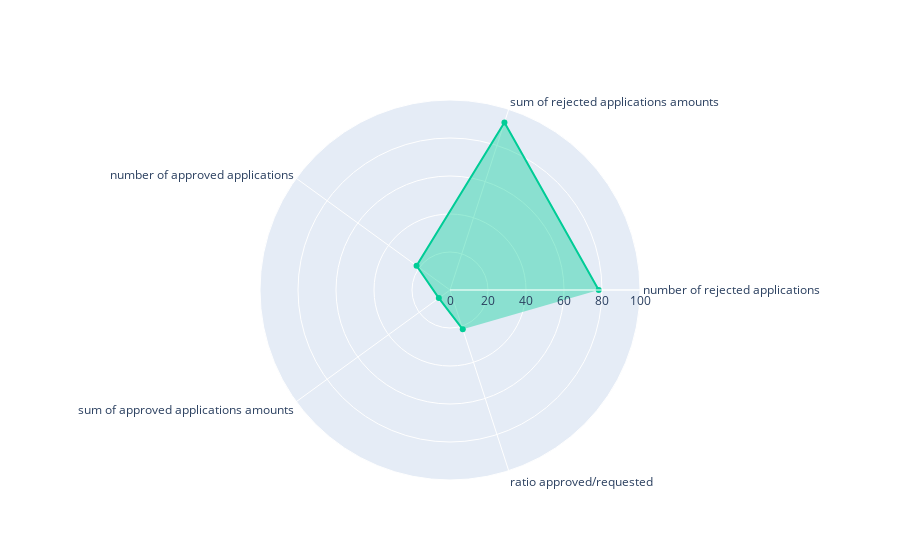

Notebook code cell kept with this figure:
### Markdown cell above
### 4.4 Visualize Multiple Business KPIs
We use a radar (named too as Kiviat diagram or spyder) to represent the relative performances of the decision set.

### Code cell
fig = go.Figure()

#radar dimension normalization 
radar_max_value = 100

values = np.array([[datasink.query(select_rejected_decision).shape[0], 
                    datasink.query(select_rejected_decision)[get_decision_amount].sum(), 
                    datasink.query(select_approved_decision).shape[0], 
                    datasink.query(select_approved_decision)[get_decision_amount].sum(), 
                    datasink.query(select_approved_decision).shape[0]/(datasink.query(select_approved_decision).shape[0]+datasink.query(select_rejected_decision).shape[0])
                   ],
                   [
                    datasink.shape[0],
                    datasink[get_decision_amount].sum(),
                    datasink.shape[0],
                    datasink[get_decision_amount].sum(),
                    1
                   ]
                  ])
normed_values = (values*radar_max_value) / values.max(axis=0)

def radar_normalization(values, max_value):
    normalized_values = []
    for value in values:
        normalized_values.append((value*max_value)/max(values))
    return normalized_values

fig.add_trace(go.Scatterpolar(
      r=normed_values[0],
      theta=radar_chart_labels,
      marker_color='rgb(0,204,150)',
      fillcolor='rgba(0,204,150,0.4)',
      fill='toself',
      name='V1',
))

fig.update_layout(
  height=800,
  polar=dict(
    #bgcolor= 'rgb(239, 239, 232)',
    radialaxis=dict(
      visible=True,
      range=[0, radar_max_value],
      #linecolor='red',
      #gridcolor='red',
      #axiscolor='red',
      #tickcolor='red',
    )),
  #showlegend=False
)

fig.show()

### Figure 1 — Plotly figure (JSON) as saved in the notebook; plotly's stock layout.template omitted (floating-point values rounded to 4 significant figures)
{"data": [{"fill": "toself", "fillcolor": "rgba(0,204,150,0.4)", "marker": {"color": "rgb(0,204,150)"}, "name": "V1", "r": [78.26, 92.74, 21.74, 7.261, 21.74], "theta": ["number of rejected applications", "sum of rejected applications amounts", "number of approved applications", "sum of approved applications amounts", "ratio approved/requested"], "type": "scatterpolar"}], "layout": {"autosize": true, "polar": {"angularaxis": {"type": "category"}, "radialaxis": {"autorange": false, "range": [0, 100], "type": "linear", "visible": true}}}}
